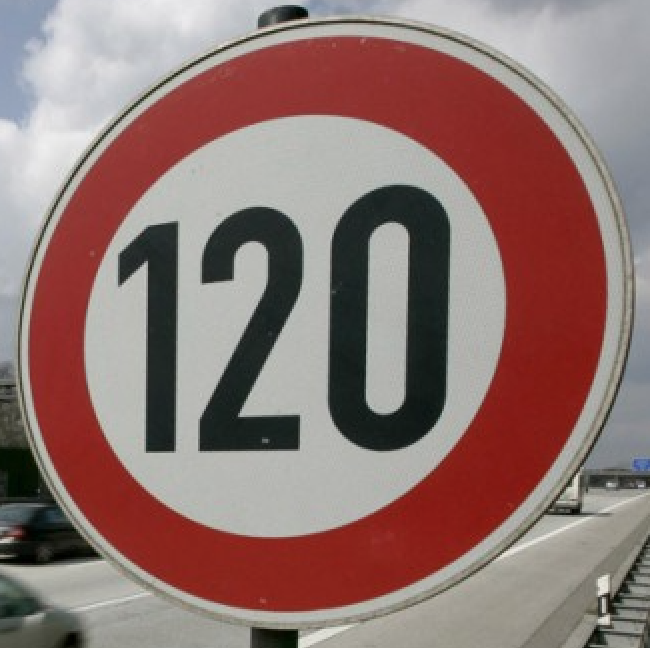
#> input picture new_signs/120kmh_x.png, 650 x 648 px; its folder holds only this picture in this run
$ jupyter execute --allow-errors Traffic_Sign_Classifier.ipynb   (shell and % lines are left out)
#> lines starting #> are read from the running program, lines starting #| are printed output that depends on the picture
---
## Step 0: Load The Data

[cell 1]
# Load pickled data
import pickle

# pulling in data from local files

training_file = "datasets/train.p"
validation_file= "datasets/valid.p"
testing_file = "datasets/test.p"

#> (the rest of this cell did not finish here and is left out)

---

## Step 1: Dataset Summary & Exploration

The pickled data is a dictionary with 4 key/value pairs:

- `'features'` is a 4D array containing raw pixel data of the traffic sign images, (num examples, width, height, channels).
- `'labels'` is a 1D array containing the label/class id of the traffic sign. The file `signnames.csv` contains id -> name mappings for each id.
- `'sizes'` is a list containing tuples, (width, height) representing the original width and height the image.
- `'coords'` is a list containing tuples, (x1, y1, x2, y2) representing coordinates of a bounding box around the sign in the image. **THESE COORDINATES ASSUME THE ORIGINAL IMAGE. THE PICKLED DATA CONTAINS RESIZED VERSIONS (32 by 32) OF THESE IMAGES**

Complete the basic data summary below. Use python, numpy and/or pandas methods to calculate the data summary rather than hard coding the results. For example, the [pandas shape method](http://pandas.pydata.org/pandas-docs/stable/generated/pandas.DataFrame.shape.html) might be useful for calculating some of the summary results.

[cell 2]
import numpy as np
#> (the rest of this cell did not finish here and is left out)

### Provide a Basic Summary of the Data Set Using Python, Numpy and/or Pandas

[cell 3]
# assigning variable
import numpy as np

# Number of training examples
#> (the rest of this cell did not finish here and is left out)

### Include an exploratory visualization of the dataset

Visualize the German Traffic Signs Dataset using the pickled file(s). This is open ended, suggestions include: plotting traffic sign images, plotting the count of each sign, etc.

The [Matplotlib](http://matplotlib.org/) [examples](http://matplotlib.org/examples/index.html) and [gallery](http://matplotlib.org/gallery.html) pages are a great resource for doing visualizations in Python.

**NOTE:** It's recommended you start with something simple first. If you wish to do more, come back to it after you've completed the rest of the sections.

[cell 4]
# Data exploration and visualization
import matplotlib.pyplot as plt
import random


# generate 5 random data points and show images
fig, axs = plt.subplots(1, 5, figsize=(15, 6))  # create plot boxes for images
fig.subplots_adjust(hspace = .2, wspace=.1)     # adjust height and width of spacing around boxes
# axs = axs.ravel(order='C')                      # flatten array into 1-D array
#> (the rest of this cell did not finish here and is left out)

[cell 5]
# Plot histogram of training labels used
plt.figure(figsize=(12, 4))
#> (the rest of this cell did not finish here and is left out)

----

## Step 2: Design and Test a Model Architecture

Design and implement a deep learning model that learns to recognize traffic signs. Train and test your model on the [German Traffic Sign Dataset](http://benchmark.ini.rub.de/?section=gtsrb&subsection=dataset).

The LeNet-5 implementation shown in the [classroom](https://classroom.udacity.com/nanodegrees/nd013/parts/fbf77062-5703-404e-b60c-95b78b2f3f9e/modules/6df7ae49-c61c-4bb2-a23e-6527e69209ec/lessons/601ae704-1035-4287-8b11-e2c2716217ad/concepts/d4aca031-508f-4e0b-b493-e7b706120f81) at the end of the CNN lesson is a solid starting point. You'll have to change the number of classes and possibly the preprocessing, but aside from that it's plug and play!

With the LeNet-5 solution from the lecture, you should expect a validation set accuracy of about 0.89. To meet specifications, the validation set accuracy will need to be at least 0.93. It is possible to get an even higher accuracy, but 0.93 is the minimum for a successful project submission.

There are various aspects to consider when thinking about this problem:

- Neural network architecture (is the network over or underfitting?)
- Play around preprocessing techniques (normalization, rgb to grayscale, etc)
- Number of examples per label (some have more than others).
- Generate fake data.

Here is an example of a [published baseline model on this problem](http://yann.lecun.com/exdb/publis/pdf/sermanet-ijcnn-11.pdf). It's not required to be familiar with the approach used in the paper but, it's good practice to try to read papers like these.

### Pre-process the Data Set (normalization, grayscale, etc.)

Use the code cell (or multiple code cells, if necessary) to implement the first step of your project.

[cell 6]
### Preprocess the data
from sklearn.utils import shuffle
from skimage.exposure import equalize_hist
import cv2

# [12 lines left out: function preprocess, not called in this run]


print("Training data")
# show raw image vs processed image
#> (the rest of this cell did not finish here and is left out)

### Model Architecture

[cell 7]
### Define architecture.
import tensorflow as tf
from tensorflow.contrib.layers import flatten

EPOCHS = 60
BATCH_SIZE = 128
beta = 0.001

# [59 lines left out: function LeNet, not called in this run]

### Train, Validate and Test the Model

A validation set can be used to assess how well the model is performing. A low accuracy on the training and validation
sets imply underfitting. A high accuracy on the training set but low accuracy on the validation set implies overfitting.

#> (a cell that did not finish here is left out)

#> (a cell that did not finish here is left out)

---

## Step 3: Test a Model on New Images

To give yourself more insight into how your model is working, download at least five pictures of German traffic signs from the web and use your model to predict the traffic sign type.

You may find `signnames.csv` useful as it contains mappings from the class id (integer) to the actual sign name.

[cell 10]
# Reinitialize and re-import if starting a new kernel
import matplotlib.pyplot as plt

import tensorflow as tf
import numpy as np
import cv2

### Load and Output the Images

[cell 11]
### Load the images and plot them.

# reading in an image
import glob
import matplotlib.image as mpimg

fig, axs = plt.subplots(3,3, figsize=(12, 6))
fig.subplots_adjust(hspace = .2, wspace=.1)
axs = axs.ravel()

my_images = []

for i, img in enumerate(glob.glob('./new_signs/*x.png')):
    image = cv2.imread(img)
#> image is the input picture: shape (648, 650, 3); mean B, G, R 113.1, 117, 143.3
    image = cv2.cvtColor(image, cv2.COLOR_BGR2RGB)

    axs[i].axis('off')
    axs[i].imshow(cv2.resize(image, (200,200)))

    gray = cv2.cvtColor(image, cv2.COLOR_RGB2GRAY)
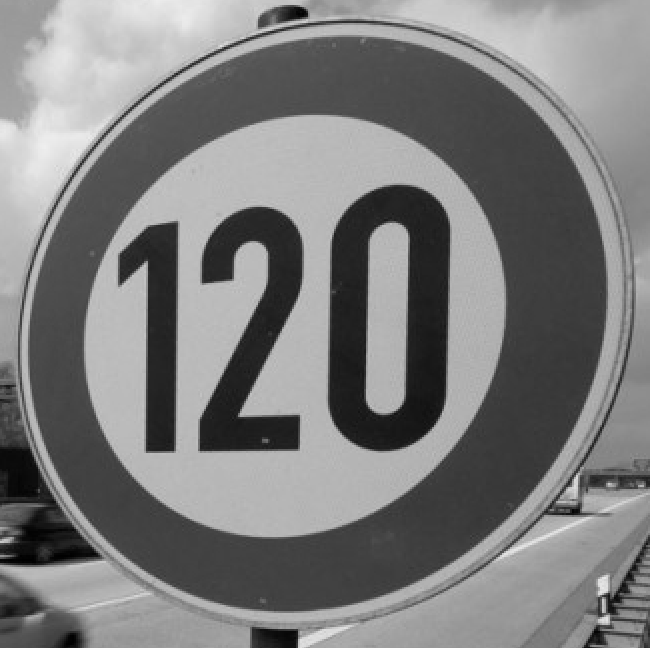
#> gray: shape (648, 650); min 0, max 239, mean 124.4
    blur = cv2.GaussianBlur(gray, (5,5), 20.0)
    image = cv2.addWeighted(gray, 2, blur, -1, 0)
#> image: shape (648, 650)
    image = cv2.equalizeHist(image)
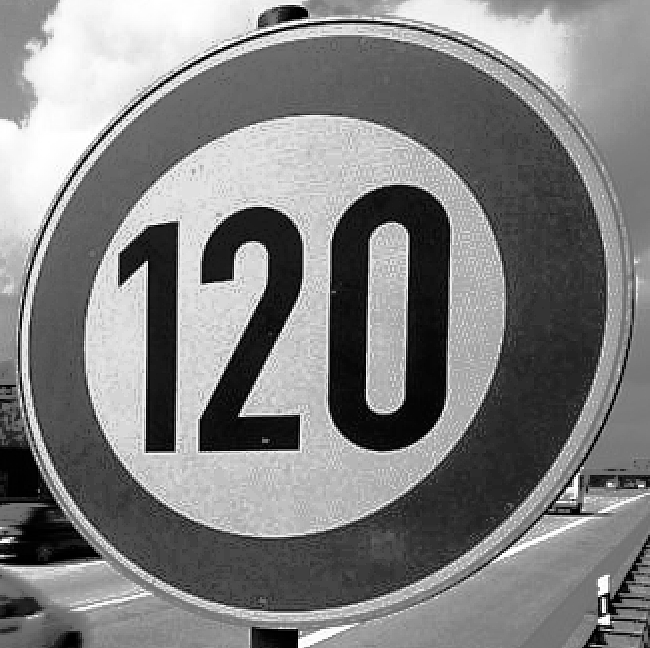
#> image: shape (648, 650); min 0, max 255, mean 128.3
    image = equalize_hist(image)
    sized = cv2.resize(image, (32,32))
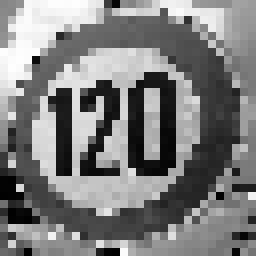
#> sized: shape (32, 32) float64 (shown 8 times larger); min 0.00427, max 0.998, mean 0.494
    my_images.append(sized)


my_images = np.asarray(my_images)
my_images = np.reshape(my_images, (-1, 32, 32, 1))

print(my_images.shape)
#| (1, 32, 32, 1)
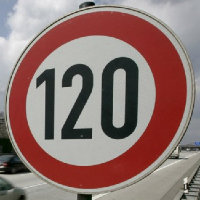
#> shown: shape (200, 200, 3); mean R, G, B 143.3, 116.9, 113.1

$ run again, on new_signs/rightway_x.png
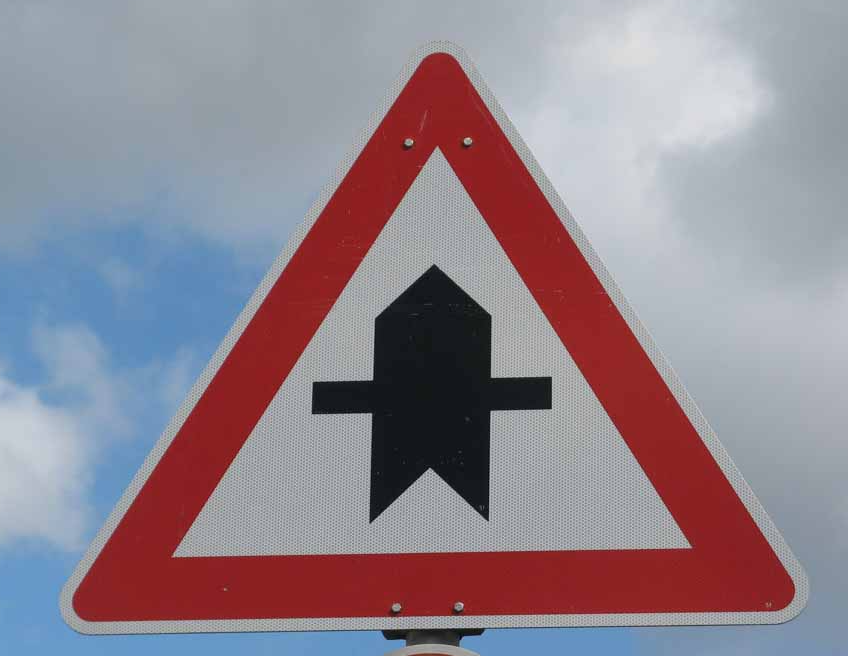
#> input picture new_signs/rightway_x.png, 1696 x 1312 px (shown at 1/2 size)
#> image is the input picture: shape (1312, 1696, 3); mean B, G, R 143.5, 133.1, 145
#> `image = cv2.equalizeHist(image)`:
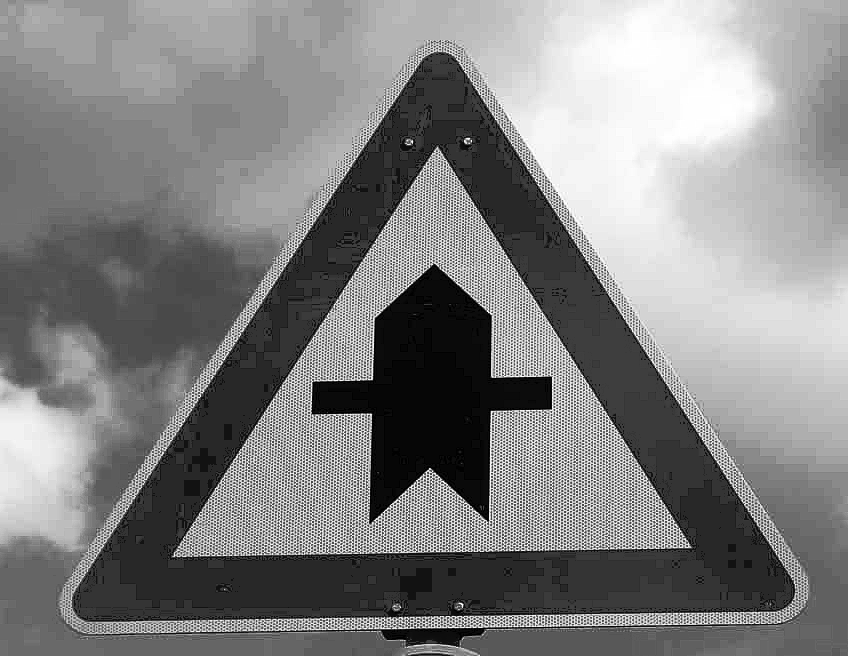
#> image: shape (1312, 1696) (shown at 1/2 size); min 0, max 255, mean 129.8
#| (1, 32, 32, 1)
#> `[cell 11] ### Load the images and plot them.  # reading in an image im..`:
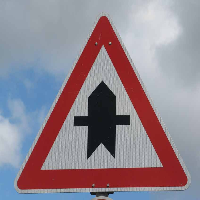
#> shown: shape (200, 200, 3); mean R, G, B 145, 133, 143.4
